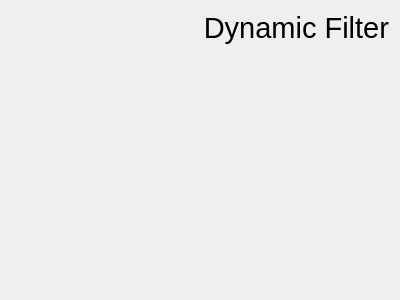
<?xml version="1.0" encoding="UTF-8"?>
<ui version="4.0">
 <class>Dynamic_EffectWidget</class>
 <widget class="QWidget" name="Dynamic_EffectWidget">
  <property name="geometry">
   <rect>
    <x>0</x>
    <y>0</y>
    <width>400</width>
    <height>300</height>
   </rect>
  </property>
  <property name="windowTitle">
   <string>Form</string>
  </property>
  <layout class="QGridLayout" name="gridLayout">
   <item row="0" column="0">
    <widget class="QLabel" name="label">
     <property name="font">
      <font>
       <pointsize>22</pointsize>
      </font>
     </property>
     <property name="text">
      <string>Dynamic Filter</string>
     </property>
     <property name="alignment">
      <set>Qt::AlignRight|Qt::AlignTop|Qt::AlignTrailing</set>
     </property>
    </widget>
   </item>
  </layout>
 </widget>
 <resources/>
 <connections/>
</ui>
